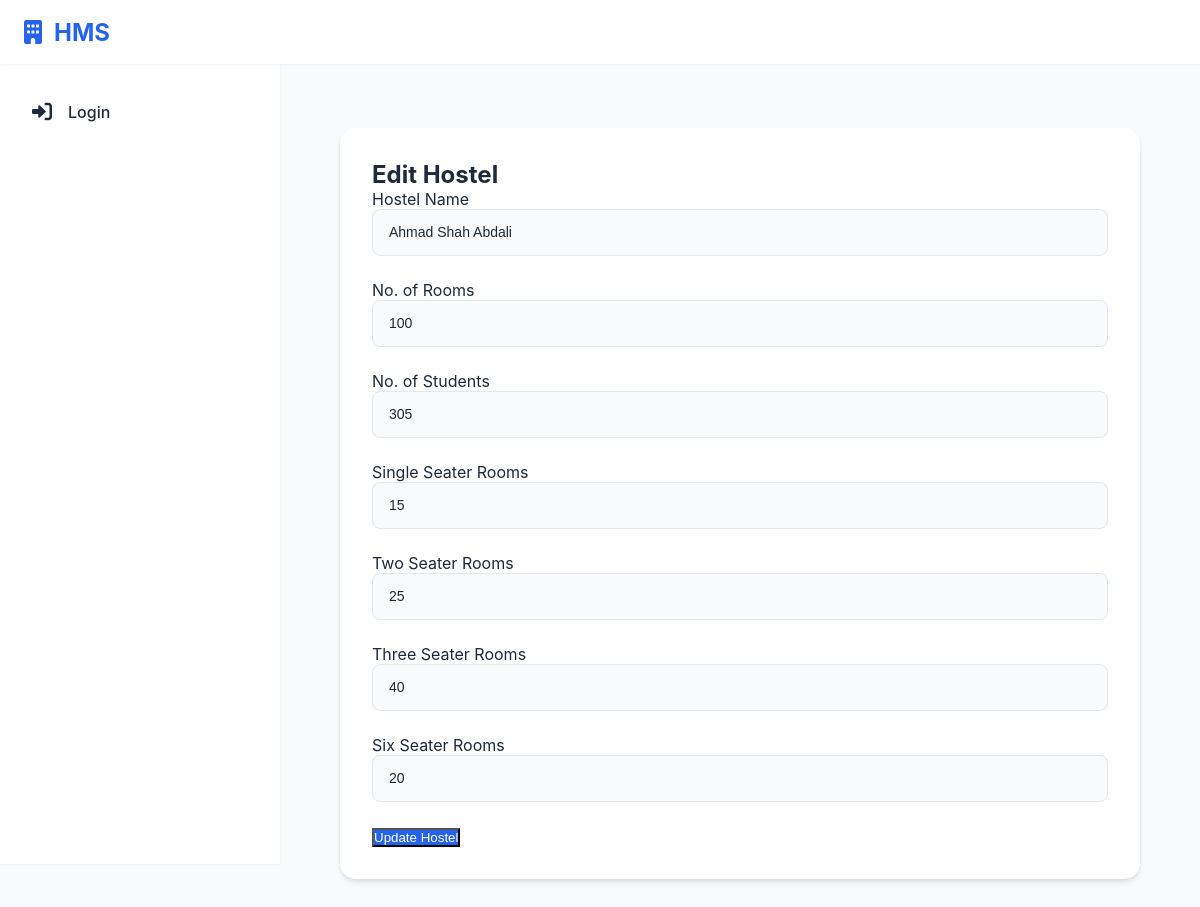
The page /hostel/hostels/edit/3/ on the database its author committed.
### hostel/models.py (models this page shows, shortened)
class Hostel(models.Model):
    Hostel_ID = models.AutoField(primary_key=True)
    Hostel_Name = models.CharField(max_length=255, unique=True)
    No_Of_Rooms = models.IntegerField(default=0)
    No_Of_Students = models.IntegerField(default=0)
    Single_Seater_Rooms = models.IntegerField(default=0)
    Two_Seater_Rooms = models.IntegerField(default=0)
    Three_Seater_Rooms = models.IntegerField(default=0)
    Six_Seater_Rooms = models.IntegerField(default=0)

### hostel/views.py (the view, shortened to what this page needs)
# urls.py: path('hostels/edit/<int:hostel_id>/', views.edit_hostel, name='edit_hostel'),
def edit_hostel(request, hostel_id):
    hostel = get_object_or_404(Hostel, Hostel_ID=hostel_id)
    return render(request, 'edit_hostel.html', {'hostel': hostel})

### hostel/templates/edit_hostel.html (shortened to what this page needs)
{% extends 'base.html' %}
{% block content %}
<div class="container d-flex justify-content-center">
    <div class="form-container">
        <h2>Edit Hostel</h2>
        <form method="post">
            <div class="form-group">
                <label>Hostel Name</label>
                <input type="text" class="form-control" name="hostel_name" value="{{ hostel.Hostel_Name }}" required>
            </div>
            <div class="form-group">
                <label>No. of Rooms</label>
                <input type="number" class="form-control" name="no_of_rooms" value="{{ hostel.No_Of_Rooms }}" required>
            </div>
            <div class="form-group">
                <label>No. of Students</label>
                <input type="number" class="form-control" name="no_of_students" value="{{ hostel.No_Of_Students }}" required>
            </div>
            <div class="form-group">
                <label>Single Seater Rooms</label>
                <input type="number" class="form-control" name="single_seater" value="{{ hostel.Single_Seater_Rooms }}" required>
            </div>
            <div class="form-group">
                <label>Two Seater Rooms</label>
                <input type="number" class="form-control" name="two_seater" value="{{ hostel.Two_Seater_Rooms }}" required>
            </div>
            <div class="form-group">
                <label>Three Seater Rooms</label>
                <input type="number" class="form-control" name="three_seater" value="{{ hostel.Three_Seater_Rooms }}" required>
            </div>
            <div class="form-group">
                <label>Six Seater Rooms</label>
                <input type="number" class="form-control" name="six_seater" value="{{ hostel.Six_Seater_Rooms }}" required>
            </div>
            <button type="submit" class="btn btn-primary">Update Hostel</button>
        </form>
    </div>
</div>
{% endblock %}

### hostel/templates/base.html (style rules this page uses)
:root { --primary-color: #2563eb; --background-color: #f8fafc; --text-color: #1e293b; --sidebar-width: 280px; --header-height: 64px; --shadow-sm: 0 1px 2px 0 rgb(0 0 0 / 0.05); }
* { margin: 0; padding: 0; box-sizing: border-box; }
body { font-family: 'Inter', system-ui, -apple-system, sans-serif; background: var(--background-color); color: var(--text-color); }

### hostel/templates/edit_hostel.html (style rules this page uses)
.form-container { max-width: 800px; width: 100%; background: white; padding: 2rem; border-radius: 1rem; box-shadow: 0 4px 6px -1px rgba(0, 0, 0, 0.1), 0 2px 4px -1px rgba(0, 0, 0, 0.06); margin: 2rem auto; }
.form-group { margin-bottom: 1.5rem; }
.form-control { width: 100%; padding: 0.75rem 1rem; font-size: 0.875rem; line-height: 1.5; color: #1f2937; background-color: #f9fafb; border: 1px solid #e5e7eb; border-radius: 0.5rem; transition: all 0.15s ease; }
.btn-primary { background: var(--primary-color); color: white; }

### rows shown on the page
Hostel: hostel_name "Ahmad Shah Abdali", no_of_rooms "100", no_of_students "305", single_seater "15", two_seater "25", three_seater "40", six_seater "20"
